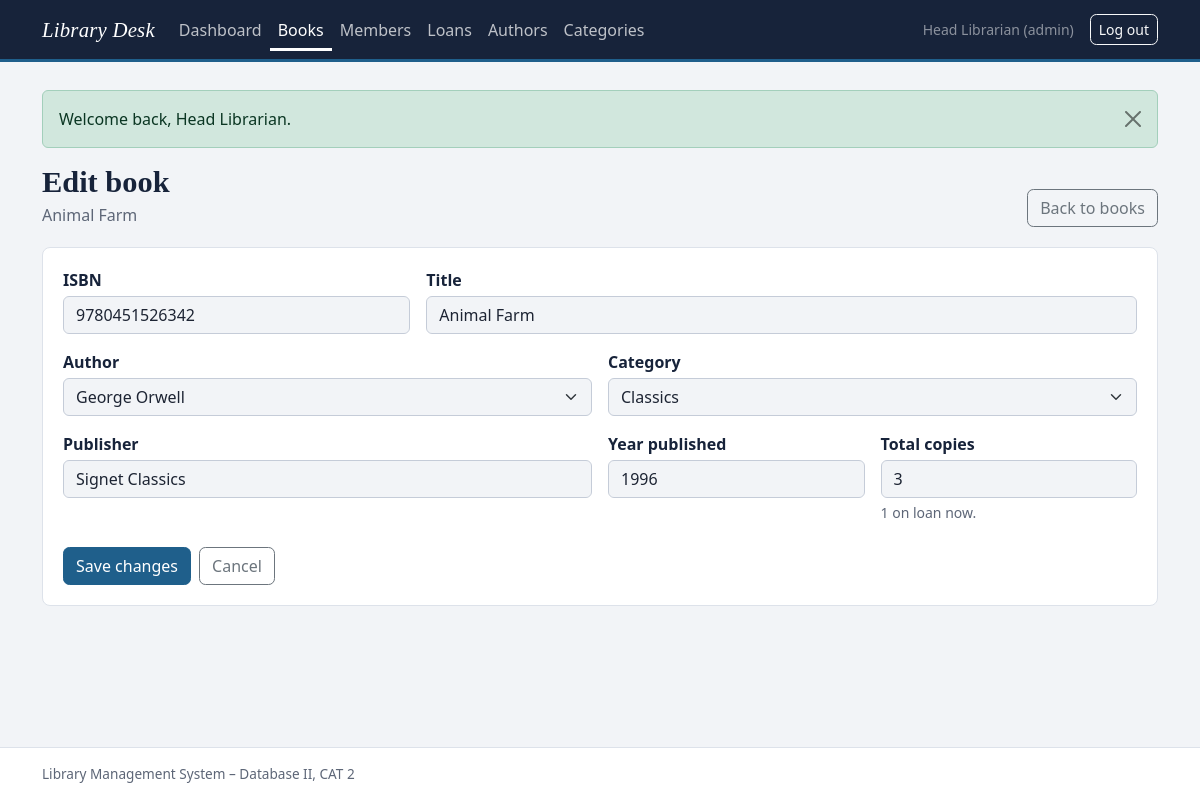
The page /books/edit.php?id=8 (signed in) on the database its author committed.
### tables this page shows
CREATE TABLE books (
  book_id           INT UNSIGNED       NOT NULL AUTO_INCREMENT,
  isbn              VARCHAR(13)        NOT NULL,
  title             VARCHAR(200)       NOT NULL,
  author_id         INT UNSIGNED       NOT NULL,
  category_id       INT UNSIGNED       NOT NULL,
  publisher         VARCHAR(120)       NOT NULL,
  year_published    SMALLINT UNSIGNED  NOT NULL,
  total_copies      SMALLINT UNSIGNED  NOT NULL DEFAULT 1,
  available_copies  SMALLINT UNSIGNED  NOT NULL DEFAULT 1,
  created_at        TIMESTAMP          NOT NULL DEFAULT CURRENT_TIMESTAMP,
  PRIMARY KEY (book_id),
  UNIQUE KEY uq_books_isbn (isbn),
  KEY idx_books_title (title),
  KEY idx_books_author (author_id),
  KEY idx_books_category (category_id),
  CONSTRAINT fk_books_author   FOREIGN KEY (author_id)   REFERENCES authors (author_id)
        ON UPDATE CASCADE ON DELETE RESTRICT,
  CONSTRAINT fk_books_category FOREIGN KEY (category_id) REFERENCES categories (category_id)
        ON UPDATE CASCADE ON DELETE RESTRICT,
  CONSTRAINT chk_books_year      CHECK (year_published BETWEEN 1000 AND 2100),
  CONSTRAINT chk_books_total     CHECK (total_copies >= 1),
  CONSTRAINT chk_books_available CHECK (available_copies <= total_copies)
);

CREATE TABLE authors (
  author_id  INT UNSIGNED  NOT NULL AUTO_INCREMENT,
  name       VARCHAR(120)  NOT NULL,
  country    VARCHAR(80)   NOT NULL DEFAULT 'Unknown',
  PRIMARY KEY (author_id),
  UNIQUE KEY uq_authors_name_country (name, country)
);

CREATE TABLE categories (
  category_id  INT UNSIGNED  NOT NULL AUTO_INCREMENT,
  name         VARCHAR(80)   NOT NULL,
  description  VARCHAR(255)  NULL DEFAULT NULL,
  PRIMARY KEY (category_id),
  UNIQUE KEY uq_categories_name (name)
);

### books/edit.php (the view, shortened to what this page needs)
<?php
require_once __DIR__ . '/../config/database.php';
$isPost = $_SERVER['REQUEST_METHOD'] === 'POST';
$id = $isPost ? post_int('book_id') : get_int('id');
try {
    $stmt = $pdo->prepare('SELECT * FROM books WHERE book_id = ?');
    $stmt->execute([$id]);
    $book = $stmt->fetch();
    $stmt = $pdo->prepare('SELECT COUNT(*) FROM loans WHERE book_id = ? AND date_returned IS NULL');
    $stmt->execute([$id]);
    $onLoan = (int) $stmt->fetchColumn();
    $authors    = $pdo->query('SELECT author_id, name FROM authors ORDER BY name')->fetchAll();
    $categories = $pdo->query('SELECT category_id, name FROM categories ORDER BY name')->fetchAll();
} catch (PDOException $e) {
    error_log('Book edit load error: ' . $e->getMessage());
    set_flash('danger', 'The book could not be loaded. Please try again.');
    redirect('books/index.php');
}
$data = [
    'isbn' => $book['isbn'], 'title' => $book['title'], 'author_id' => (int) $book['author_id'],
    'category_id' => (int) $book['category_id'], 'publisher' => $book['publisher'],
    'year_published' => $book['year_published'], 'total_copies' => $book['total_copies'],
];
require_once __DIR__ . '/../includes/header.php';
?>
<div class="page-head">
    <div><h1>Edit book</h1><p><?= e($book['title']) ?></p></div>
    <a class="btn btn-outline-secondary" href="<?= e(base_url('books/index.php')) ?>">Back to books</a>
</div>
<div class="panel panel-pad">
    <form method="post" action="">
        <div class="row g-3">
            <div class="col-md-4">
                <label for="isbn" class="form-label">ISBN</label>
                <input type="text" class="form-control<?= invalid_class($errors, 'isbn') ?>" id="isbn" name="isbn"
                       value="<?= e($data['isbn']) ?>" maxlength="17" required>
            </div>
            <div class="col-md-8">
                <label for="title" class="form-label">Title</label>
                <input type="text" class="form-control<?= invalid_class($errors, 'title') ?>" id="title" name="title"
                       value="<?= e($data['title']) ?>" maxlength="200" required>
            </div>
            <div class="col-md-6">
                <label for="author_id" class="form-label">Author</label>
                <select class="form-select<?= invalid_class($errors, 'author_id') ?>" id="author_id" name="author_id" required>
                    <?php foreach ($authors as $a): ?>
                        <option value="<?= (int) $a['author_id'] ?>"<?= (int) $data['author_id'] === (int) $a['author_id'] ? ' selected' : '' ?>><?= e($a['name']) ?></option>
                    <?php endforeach; ?>
                </select>
            </div>
            <div class="col-md-6">
                <label for="category_id" class="form-label">Category</label>
                <select class="form-select<?= invalid_class($errors, 'category_id') ?>" id="category_id" name="category_id" required>
                    <?php foreach ($categories as $c): ?>
                        <option value="<?= (int) $c['category_id'] ?>"<?= (int) $data['category_id'] === (int) $c['category_id'] ? ' selected' : '' ?>><?= e($c['name']) ?></option>
                    <?php endforeach; ?>
                </select>
            </div>
            <div class="col-md-6">
                <label for="publisher" class="form-label">Publisher</label>
                <input type="text" class="form-control<?= invalid_class($errors, 'publisher') ?>" id="publisher" name="publisher"
                       value="<?= e($data['publisher']) ?>" maxlength="120" required>
            </div>
            <div class="col-6 col-md-3">
                <label for="year_published" class="form-label">Year published</label>
                <input type="number" class="form-control<?= invalid_class($errors, 'year_published') ?>" id="year_published" name="year_published"
                       value="<?= e($data['year_published']) ?>" min="1000" max="<?= (int) date('Y') + 1 ?>" required>
            </div>
            <div class="col-6 col-md-3">
                <label for="total_copies" class="form-label">Total copies</label>
                <input type="number" class="form-control<?= invalid_class($errors, 'total_copies') ?>" id="total_copies" name="total_copies"
                       value="<?= e($data['total_copies']) ?>" min="1" max="500" required>
                <div class="form-text"><?= (int) $onLoan ?> on loan now.</div>
            </div>
        </div>
        <div class="mt-4 d-flex gap-2">
            <button type="submit" class="btn btn-primary">Save changes</button>
            <a class="btn btn-outline-secondary" href="<?= e(base_url('books/index.php')) ?>">Cancel</a>
        </div>
    </form>
</div>
<?php require_once __DIR__ . '/../includes/footer.php'; ?>

### assets/css/style.css (style rules this page uses)
:root { --ink: #17233a; --paper: #f2f4f7; --surface: #ffffff; --rule: #dde2ea; --muted: #5d6677; --catalogue: #1f5f8b; --catalogue-dark: #164766; --overdue: #b3261e; --brass: #946b12; --shelf: #2f6f4f; --bs-primary: var(--catalogue); --bs-primary-rgb: 31, 95, 139; --bs-link-color: var(--catalogue); --bs-link-hover-color: var(--catalogue-dark); --bs-body-bg: var(--paper); --bs-body-color: #1d2433; --bs-body-font-family: "Segoe UI", system-ui, -apple-system, "Helvetica Neue", Arial, sans-serif; --bs-border-color: var(--rule); }
body { background: var(--paper); min-height: 100vh; display: flex; flex-direction: column; }
h1, h2, h3, .navbar-brand, .stat-value, .login-title { font-family: Georgia, "Iowan Old Style", "Palatino Linotype", serif; }
.page-head { display: flex; flex-wrap: wrap; align-items: end; justify-content: space-between; gap: .75rem 1rem; margin-bottom: 1.25rem; }
.page-head h1 { font-size: 1.9rem; margin: 0; color: var(--ink); font-weight: 700; }
.page-head p { margin: .15rem 0 0; color: var(--muted); }
.panel { background: var(--surface); border: 1px solid var(--rule); border-radius: .5rem; }
.panel-pad { padding: 1.25rem; }
.btn { border-radius: .4rem; font-weight: 500; }
.btn-primary { --bs-btn-bg: var(--catalogue); --bs-btn-border-color: var(--catalogue); --bs-btn-hover-bg: var(--catalogue-dark); --bs-btn-hover-border-color: var(--catalogue-dark); --bs-btn-active-bg: var(--catalogue-dark); --bs-btn-active-border-color: var(--catalogue-dark); --bs-btn-disabled-bg: var(--catalogue); --bs-btn-disabled-border-color: var(--catalogue); }
.form-label { font-weight: 600; color: var(--ink); margin-bottom: .25rem; }
.form-text { color: var(--muted); }
.form-control, .form-select { border-color: #c5ccd8; }

### rows shown on the page
books: title "Animal Farm", isbn "9780451526342", author_id "George Orwell", category_id "Classics", publisher "Signet Classics", year_published "1996", total_copies "3"

### other values the page prints
$item[0] "Dashboard"
$item[0] "Books"
$item[0] "Members"
$item[0] "Loans"
$item[0] "Authors"
$item[0] "Categories"
$_SESSION['full_name'] "Head Librarian"
$_SESSION['role'] "admin"
$flash['message'] "Welcome back, Head Librarian."
$onLoan "1"
